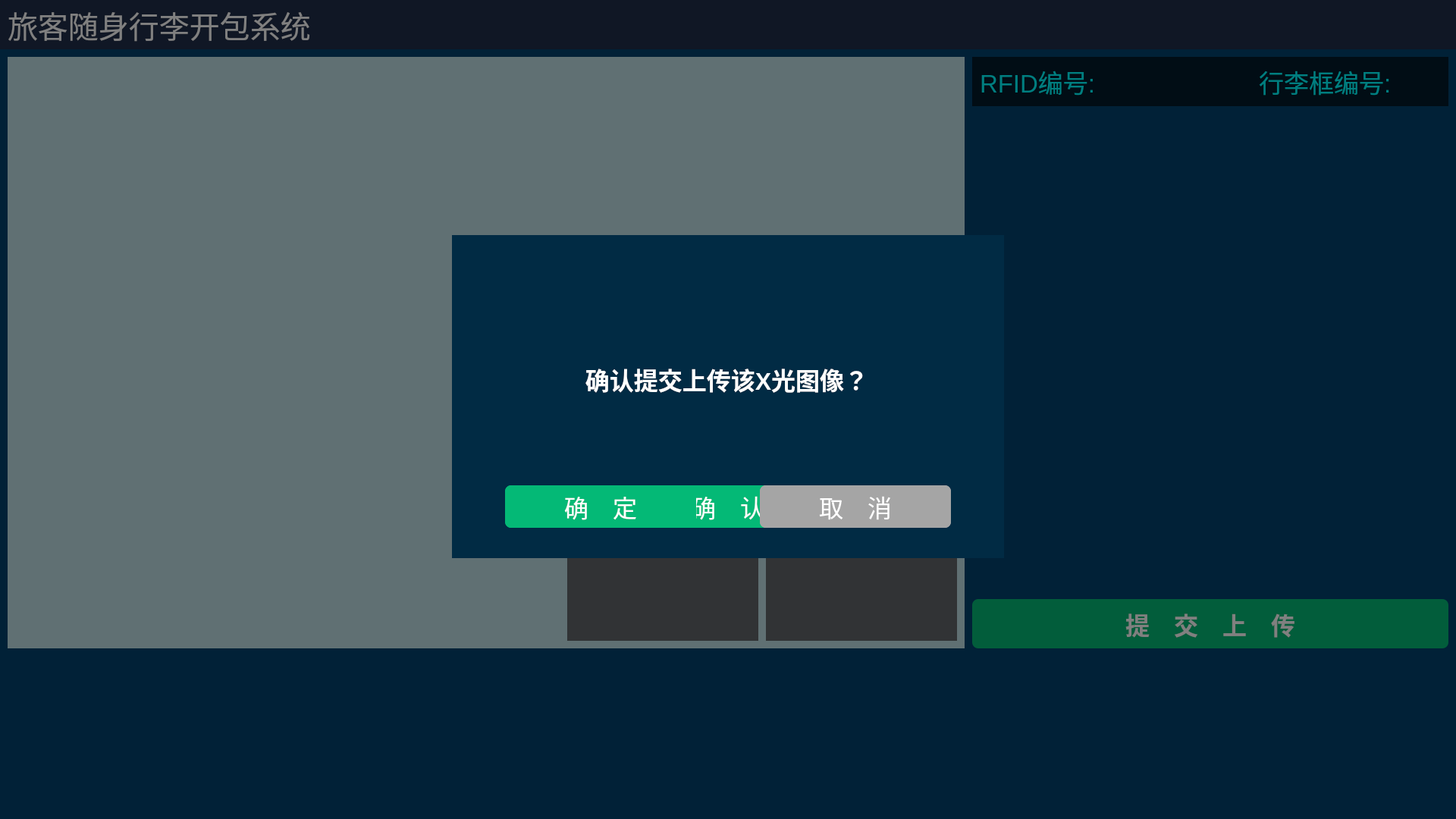
<?xml version="1.0" encoding="UTF-8"?>
<ui version="4.0">
 <class>MainWindow</class>
 <widget class="QMainWindow" name="MainWindow">
  <property name="geometry">
   <rect>
    <x>0</x>
    <y>0</y>
    <width>1920</width>
    <height>1080</height>
   </rect>
  </property>
  <property name="windowTitle">
   <string>MainWindow</string>
  </property>
  <widget class="QWidget" name="centralwidget">
   <property name="styleSheet">
    <string notr="true"/>
   </property>
   <widget class="QWidget" name="widgetAll" native="true">
    <property name="geometry">
     <rect>
      <x>0</x>
      <y>0</y>
      <width>1920</width>
      <height>1080</height>
     </rect>
    </property>
    <property name="styleSheet">
     <string notr="true">background-color: rgb(1, 65, 109);</string>
    </property>
    <widget class="QLabel" name="labelIdImage">
     <property name="geometry">
      <rect>
       <x>748</x>
       <y>651</y>
       <width>252</width>
       <height>194</height>
      </rect>
     </property>
     <property name="styleSheet">
      <string notr="true">background-color: rgb(97, 102, 105);
border: 0;
image: 0;</string>
     </property>
     <property name="text">
      <string/>
     </property>
    </widget>
    <widget class="QLabel" name="labelMeitou">
     <property name="geometry">
      <rect>
       <x>0</x>
       <y>0</y>
       <width>1920</width>
       <height>65</height>
      </rect>
     </property>
     <property name="font">
      <font>
       <pointsize>30</pointsize>
      </font>
     </property>
     <property name="styleSheet">
      <string notr="true">background-color: rgb(31, 46, 73);</string>
     </property>
     <property name="text">
      <string/>
     </property>
    </widget>
    <widget class="QLabel" name="labelMeitouText">
     <property name="geometry">
      <rect>
       <x>10</x>
       <y>0</y>
       <width>400</width>
       <height>65</height>
      </rect>
     </property>
     <property name="font">
      <font>
       <pointsize>30</pointsize>
      </font>
     </property>
     <property name="styleSheet">
      <string notr="true">background: 0;
color: rgb(255, 255, 255);</string>
     </property>
     <property name="text">
      <string>旅客随身行李开包系统</string>
     </property>
    </widget>
    <widget class="QLabel" name="labelRightMeitou">
     <property name="geometry">
      <rect>
       <x>1282</x>
       <y>75</y>
       <width>628</width>
       <height>65</height>
      </rect>
     </property>
     <property name="font">
      <font>
       <pointsize>25</pointsize>
      </font>
     </property>
     <property name="styleSheet">
      <string notr="true">background-color: rgb(1, 25, 42);</string>
     </property>
     <property name="text">
      <string/>
     </property>
    </widget>
    <widget class="QLabel" name="labelRightMeitouText_1">
     <property name="geometry">
      <rect>
       <x>1292</x>
       <y>75</y>
       <width>351</width>
       <height>65</height>
      </rect>
     </property>
     <property name="font">
      <font>
       <pointsize>25</pointsize>
      </font>
     </property>
     <property name="styleSheet">
      <string notr="true">background: 0;
color: rgb(0, 252, 255);</string>
     </property>
     <property name="text">
      <string>RFID编号: </string>
     </property>
    </widget>
    <widget class="QLabel" name="labelRightMeitouText_2">
     <property name="geometry">
      <rect>
       <x>1660</x>
       <y>75</y>
       <width>250</width>
       <height>65</height>
      </rect>
     </property>
     <property name="font">
      <font>
       <pointsize>25</pointsize>
      </font>
     </property>
     <property name="styleSheet">
      <string notr="true">background: 0;
color: rgb(0, 252, 255);</string>
     </property>
     <property name="text">
      <string>行李框编号: </string>
     </property>
    </widget>
    <widget class="extendQLabel" name="labelXImage">
     <property name="geometry">
      <rect>
       <x>10</x>
       <y>75</y>
       <width>1262</width>
       <height>780</height>
      </rect>
     </property>
     <property name="contextMenuPolicy">
      <enum>Qt::DefaultContextMenu</enum>
     </property>
     <property name="styleSheet">
      <string notr="true">background-color: rgb(191, 224, 229);</string>
     </property>
     <property name="text">
      <string/>
     </property>
    </widget>
    <widget class="QPushButton" name="pushButtonNImage">
     <property name="geometry">
      <rect>
       <x>1010</x>
       <y>651</y>
       <width>252</width>
       <height>194</height>
      </rect>
     </property>
     <property name="styleSheet">
      <string notr="true">background-color: rgb(97, 102, 105);
border: 0;
image: 0;</string>
     </property>
     <property name="text">
      <string/>
     </property>
    </widget>
    <widget class="QPushButton" name="pushButtonUpLoad">
     <property name="geometry">
      <rect>
       <x>1282</x>
       <y>790</y>
       <width>628</width>
       <height>65</height>
      </rect>
     </property>
     <property name="font">
      <font>
       <pointsize>24</pointsize>
       <weight>75</weight>
       <bold>true</bold>
      </font>
     </property>
     <property name="styleSheet">
      <string notr="true">border: 0;
color: rgb(255, 255, 255);
background-color: rgb(4, 185, 118);
border-radius:8px;</string>
     </property>
     <property name="text">
      <string>提　交　上　传</string>
     </property>
    </widget>
    <widget class="QTableWidget" name="tableWidgetBottom">
     <property name="geometry">
      <rect>
       <x>5</x>
       <y>865</y>
       <width>1905</width>
       <height>205</height>
      </rect>
     </property>
     <property name="styleSheet">
      <string notr="true">image: 0;
border: 0;
background-color: rgb(1, 65, 109);</string>
     </property>
    </widget>
    <widget class="QTableWidget" name="tableWidgetRight">
     <property name="geometry">
      <rect>
       <x>1282</x>
       <y>145</y>
       <width>628</width>
       <height>635</height>
      </rect>
     </property>
     <property name="styleSheet">
      <string notr="true">image: 0;
border: 0;
background-color: rgb(1, 65, 109);</string>
     </property>
     <property name="verticalScrollBarPolicy">
      <enum>Qt::ScrollBarAsNeeded</enum>
     </property>
    </widget>
    <zorder>labelMeitou</zorder>
    <zorder>labelMeitouText</zorder>
    <zorder>labelRightMeitou</zorder>
    <zorder>labelRightMeitouText_1</zorder>
    <zorder>labelRightMeitouText_2</zorder>
    <zorder>labelXImage</zorder>
    <zorder>labelIdImage</zorder>
    <zorder>pushButtonNImage</zorder>
    <zorder>pushButtonUpLoad</zorder>
    <zorder>tableWidgetBottom</zorder>
    <zorder>tableWidgetRight</zorder>
   </widget>
   <widget class="QWidget" name="widgetDlg" native="true">
    <property name="geometry">
     <rect>
      <x>0</x>
      <y>0</y>
      <width>1920</width>
      <height>1080</height>
     </rect>
    </property>
    <property name="styleSheet">
     <string notr="true">border: 0;
background-color: rgba(0, 0, 0, 0.5);</string>
    </property>
    <widget class="QWidget" name="widgetBox" native="true">
     <property name="geometry">
      <rect>
       <x>596</x>
       <y>310</y>
       <width>728</width>
       <height>426</height>
      </rect>
     </property>
     <property name="styleSheet">
      <string notr="true">background-color: rgb(1, 43, 68);</string>
     </property>
     <widget class="QPushButton" name="pushButtonClose">
      <property name="geometry">
       <rect>
        <x>665</x>
        <y>15</y>
        <width>47</width>
        <height>45</height>
       </rect>
      </property>
      <property name="styleSheet">
       <string notr="true">QPushButton{image: 0; background: 0; border-image: url(:/new/prefix1/Images/关--闭-拷贝.png);}
QPushButton:pressed{image: 0; background: 0; border-image: url(:/new/prefix1/Images/关--闭-拷贝-按下.png);}</string>
      </property>
      <property name="text">
       <string/>
      </property>
     </widget>
     <widget class="QPushButton" name="pushButtonConfirm">
      <property name="geometry">
       <rect>
        <x>238</x>
        <y>330</y>
        <width>252</width>
        <height>56</height>
       </rect>
      </property>
      <property name="font">
       <font>
        <pointsize>24</pointsize>
        <weight>50</weight>
        <bold>false</bold>
       </font>
      </property>
      <property name="styleSheet">
       <string notr="true">color: rgb(255, 255, 255);
background-color: rgb(4, 185, 118);
border-radius:8px;</string>
      </property>
      <property name="text">
       <string>确　认</string>
      </property>
     </widget>
     <widget class="QPushButton" name="pushButtonAccept">
      <property name="geometry">
       <rect>
        <x>70</x>
        <y>330</y>
        <width>252</width>
        <height>56</height>
       </rect>
      </property>
      <property name="font">
       <font>
        <pointsize>24</pointsize>
       </font>
      </property>
      <property name="styleSheet">
       <string notr="true">color: rgb(255, 255, 255);
background-color: rgb(4, 185, 118);
border-radius:8px;</string>
      </property>
      <property name="text">
       <string>确　认（3）</string>
      </property>
     </widget>
     <widget class="QPushButton" name="pushButtonReject">
      <property name="geometry">
       <rect>
        <x>406</x>
        <y>330</y>
        <width>252</width>
        <height>56</height>
       </rect>
      </property>
      <property name="font">
       <font>
        <pointsize>24</pointsize>
       </font>
      </property>
      <property name="styleSheet">
       <string notr="true">color: rgb(255, 255, 255);
background-color: rgb(165, 165, 165);
border-radius:8px;</string>
      </property>
      <property name="text">
       <string>取　消</string>
      </property>
     </widget>
     <widget class="QLabel" name="labelText">
      <property name="geometry">
       <rect>
        <x>0</x>
        <y>160</y>
        <width>725</width>
        <height>60</height>
       </rect>
      </property>
      <property name="font">
       <font>
        <pointsize>24</pointsize>
        <weight>75</weight>
        <bold>true</bold>
       </font>
      </property>
      <property name="styleSheet">
       <string notr="true">color: rgb(255, 255, 255);</string>
      </property>
      <property name="text">
       <string>确认提交上传该X光图像？</string>
      </property>
      <property name="alignment">
       <set>Qt::AlignCenter</set>
      </property>
     </widget>
     <widget class="QPushButton" name="pushButtonAccept_2">
      <property name="geometry">
       <rect>
        <x>70</x>
        <y>330</y>
        <width>252</width>
        <height>56</height>
       </rect>
      </property>
      <property name="font">
       <font>
        <pointsize>24</pointsize>
       </font>
      </property>
      <property name="styleSheet">
       <string notr="true">color: rgb(255, 255, 255);
background-color: rgb(4, 185, 118);
border-radius:8px;</string>
      </property>
      <property name="text">
       <string>确　定</string>
      </property>
     </widget>
     <widget class="QPushButton" name="pushButtonReject_2">
      <property name="geometry">
       <rect>
        <x>406</x>
        <y>330</y>
        <width>252</width>
        <height>56</height>
       </rect>
      </property>
      <property name="font">
       <font>
        <pointsize>24</pointsize>
       </font>
      </property>
      <property name="styleSheet">
       <string notr="true">color: rgb(255, 255, 255);
background-color: rgb(165, 165, 165);
border-radius:8px;</string>
      </property>
      <property name="text">
       <string>取　消</string>
      </property>
     </widget>
    </widget>
   </widget>
  </widget>
 </widget>
 <customwidgets>
  <customwidget>
   <class>extendQLabel</class>
   <extends>QLabel</extends>
   <header>extendqlabel.h</header>
  </customwidget>
 </customwidgets>
 <resources/>
 <connections/>
</ui>
